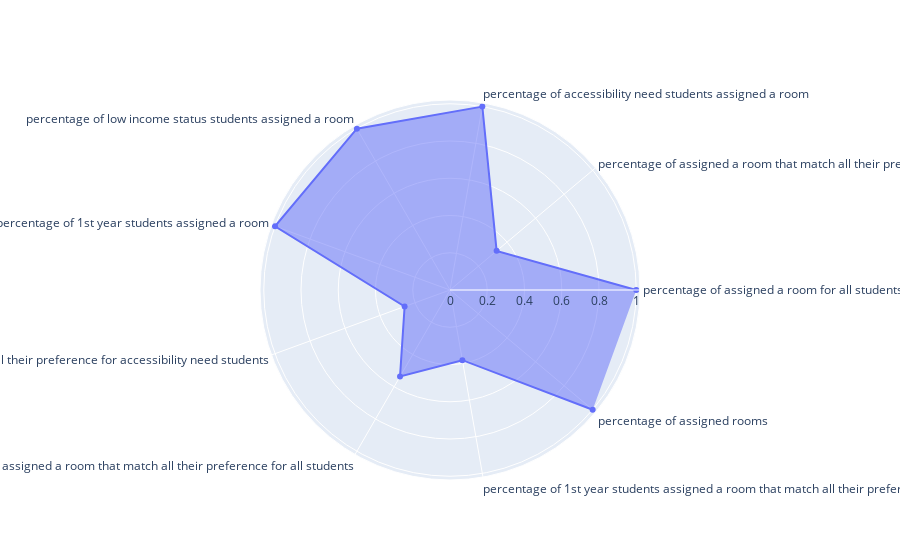

Notebook cell for this chart:
### Code cell
evaluate('data/processed/allocated2A.csv','data/raw/datasetA_with_roommate_pref.csv')

### Figure 1 — Plotly figure (JSON) as saved in the notebook; plotly's stock layout.template omitted (floating-point values rounded to 4 significant figures)
{"data": [{"fill": "toself", "r": [1, 0.3268, 1, 1, 1, 0.2594, 0.5366, 0.3827, 1], "theta": ["percentage of assigned a room for all students", "percentage of assigned a room that match all their preference for all students", "percentage of accessibility need students assigned a room", "percentage of low income status students assigned a room", "percentage of 1st year students assigned a room", "percentage of assigned a room that match all their preference for accessibility need students", "percentage of low income status students assigned a room that match all their preference for all students", "percentage of 1st year students assigned a room that match all their preference for all students", "percentage of assigned rooms"], "type": "scatterpolar"}], "layout": {"autosize": true, "polar": {"angularaxis": {"type": "category"}, "radialaxis": {"autorange": true, "range": [0, 1.043], "type": "linear", "visible": true}}, "showlegend": false}}
